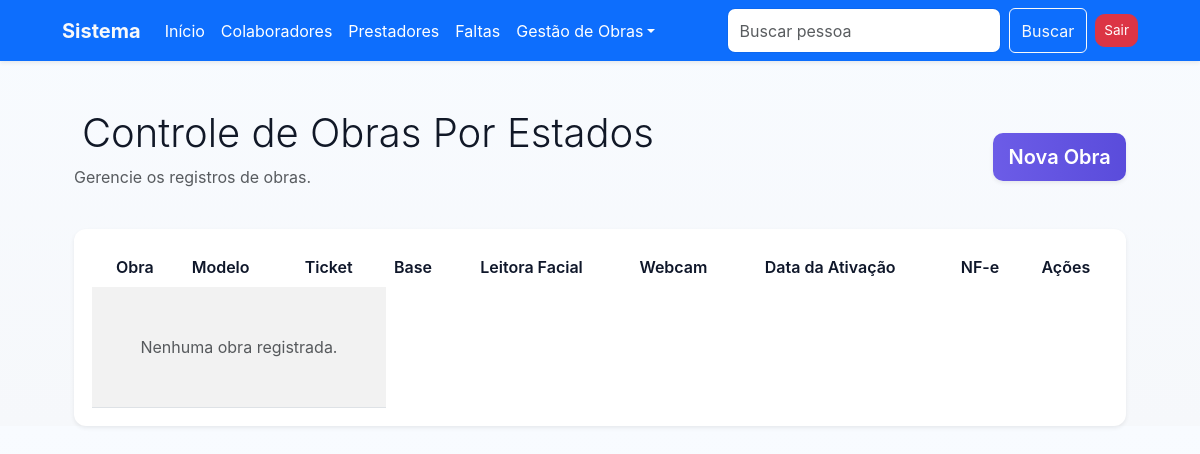
Before: /obras/por_estado/ (signed in) with the older database file.
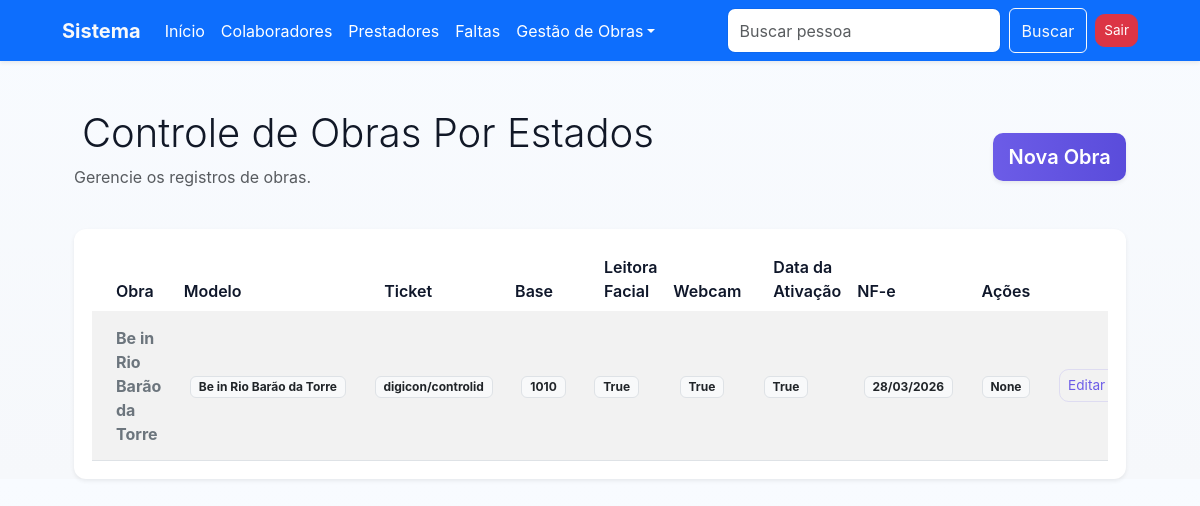
After: the same page with the newer database file.
### obra/models.py (models this page shows, shortened)
class Base(models.Model):
    criado = models.DateTimeField(auto_now_add=True)
    alterado = models.DateTimeField(auto_now=True)
    ativo = models.BooleanField(default=True)
    class Meta:
        abstract = True

class PorEstado(Base):
    MODELO_CHOICES = [
        ('', 'Selecione o modelo'),
        ('digicon/controlid', 'Digicon/Controlid'),
        ('controlid', 'Controlid'),
        ('digicon', 'Digicon'),
    ]
    nome = models.ForeignKey("Obra", verbose_name=_(
        "Nome da Obra"), on_delete=models.CASCADE)
    modelo = models.CharField(
        'Modelo', max_length=100, choices=MODELO_CHOICES, default='')
    ticket = models.CharField('Ticket', max_length=100)
    base = models.BooleanField(_("Base"), default=False)
    facial = models.BooleanField(_("Facial"), default=False)
    webcam = models.BooleanField(_("Webcam"), default=False)
    ativacao = models.DateField(_("Data da Ativação"), null=True, blank=True)
    nfe = models.IntegerField(_("Nota Fiscal"), null=True, blank=True)
    class Meta:
        verbose_name = 'Por Estado'
        verbose_name_plural = 'Por Estados'

class Obra(Base):
    nome = models.CharField('Nome da Obra', max_length=100)
    construtora = models.CharField('Construtora', max_length=100)
    class Meta:
        verbose_name = 'Obra'
        verbose_name_plural = 'Obras'
    def __str__(self):
        return self.nome

### obra/views.py (the view)
# urls.py: path('por_estado/', PorEstadoListView.as_view(), name='porestado_list'),
class PorEstadoListView(LoginRequiredMixin, ListView):
    model = PorEstado
    template_name = 'porestado_list.html'
    context_object_name = 'porestado'
    ordering = ['nome']

### usuario/views.py (called while the page is built)
    def dispatch(self, request, *args, **kwargs):
        if not request.session.get('logado'):
            messages.error(
                request, 'Acesso negado. Por favor, realize o login.')
            return redirect('usuario_login')
        return super().dispatch(request, *args, **kwargs)

### obra/templates/porestado_list.html (shortened to what the changed rows need)
{% extends 'index.html' %}
{% load static %}
{% block content %}
<div class="container mt-5">
    <div class="row mb-4 align-items-center">
        <div class="col-md-8">
            <h2 class="display-6">Controle de Obras Por Estados</h2>
        </div>
    </div>
    <div class="card shadow-sm border-0">
        <div class="card-body p-0">
            <div class="table-responsive">
                <table class="table table-hover table-striped align-middle mb-0">
                    <thead class="table-dark">
                        <tr>
                            <th scope="col" class="ps-4">Obra</th>
                            <th scope="col">Modelo</th>
                            <th scope="col" class="ps-4">Ticket</th>
                            <th scope="col">Base</th>
                            <th scope="col" class="ps-4">Leitora Facial</th>
                            <th scope="col">Webcam</th>
                            <th scope="col" class="ps-4">Data da Ativação</th>
                            <th scope="col">NF-e</th>
                            <th scope="col" class="text-center">Ações</th>
                        </tr>
                    </thead>
                    <tbody>
                        {% for obra in porestado %}
                        <tr>
                            <td class="ps-4 fw-bold text-secondary">{{ obra.nome }}</td>
                            <td>
                                <span class="badge bg-light text-dark border">
                                    {{ obra.nome }}
                                </span>
                            </td>
                            <td>
                                <span class="badge bg-light text-dark border">
                                    {{ obra.modelo }}
                                </span>
                            </td>
                            <td>
                                <span class="badge bg-light text-dark border">
                                    {{ obra.ticket }}
                                </span>
                            </td>
                            <td>
                                <span class="badge bg-light text-dark border">
                                    {{ obra.base }}
                                </span>
                            </td>
                            <td>
                                <span class="badge bg-light text-dark border">
                                    {{ obra.facial }}
                                </span>
                            </td>
                            <td>
                                <span class="badge bg-light text-dark border">
                                    {{ obra.webcam }}
                                </span>
                            </td>
                            <td>
                                <span class="badge bg-light text-dark border">
                                    {{ obra.ativacao|date:"d/m/Y" }}
                                </span>
                            </td>
                            <td>
                                <span class="badge bg-light text-dark border">
                                    {{ obra.nfe }}
                                </span>
                            </td>
                            <td class="text-center">
                                <div class="btn-group" role="group">
                                    <a href="{% url 'porestado_update' obra.pk %}" class="btn btn-sm btn-outline-primary" title="Editar">
                                         Editar
                                    </a>
                                </div>
                            </td>
                        </tr>
                        {% empty %}
                        <tr>
                            <td colspan="3" class="text-center py-5 text-muted">
                                Nenhuma obra registrada.
                            </td>
                        </tr>
                        {% endfor %}
                    </tbody>
                </table>
            </div>
        </div>
    </div>
</div>
{% endblock %}

Changed rows visible on the page:
added PorEstado: nome "Be in Rio Barão da Torre", modelo "digicon/controlid", ticket "1010", base "True", facial "True", webcam "True", ativacao "28/03/2026", nfe "None"
Other visible differences:
text no longer shown: "Nenhuma obra registrada."
